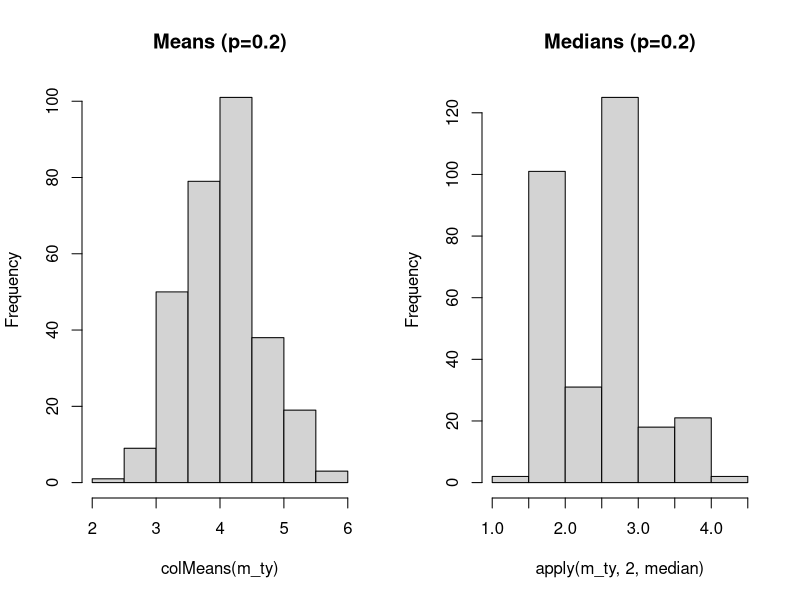
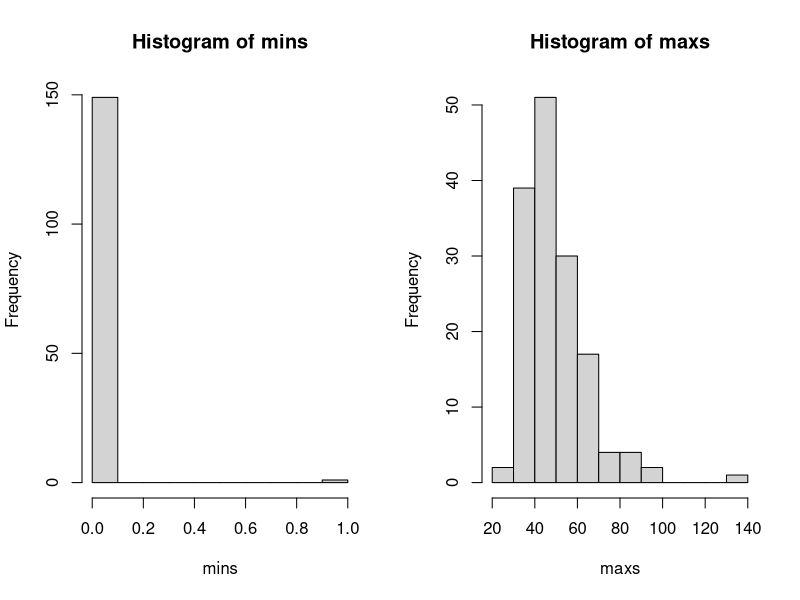
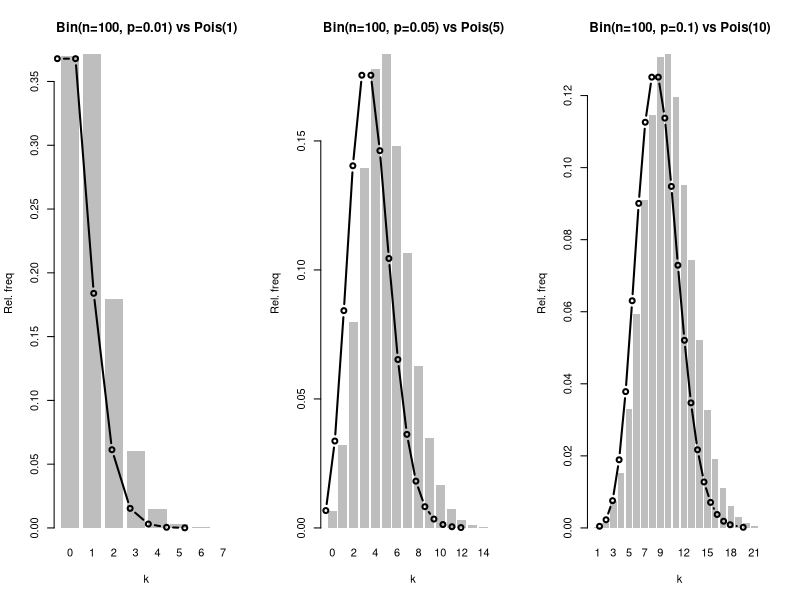

The R script that drew these images, in order:
## ---- chunk 1
set.seed(163)
## ---- chunk 2
m_ty <- replicate(300, rgeom(50, 0.2))
par(mfrow=c(1,2))
hist(colMeans(m_ty), main="Means (p=0.2)")
hist(apply(m_ty,2,median), main="Medians (p=0.2)")
par(mfrow=c(1,1))
## ---- chunk 3
m1 <- matrix(rgeom(100*150, 0.1), 100, 150)
mins <- apply(m1,2,min); maxs <- apply(m1,2,max)
par(mfrow=c(1,2)); hist(mins); hist(maxs); par(mfrow=c(1,1))
## ---- chunk 4
overlay_poisson <- function(n=100,p=0.01,B=20000){
  x <- rbinom(B, size=n, prob=p)
  tb <- table(x); barplot(tb/sum(tb), border=NA,
                          main=paste0("Bin(n=",n,", p=",p,") vs Pois(", n*p,")"),
                          ylab="Rel. freq", xlab="k")
  ks <- as.integer(names(tb)); lines(ks, dpois(ks, n*p), type="b", lwd=2)
}
par(mfrow=c(1,3)); overlay_poisson(p=.01); overlay_poisson(p=.05); overlay_poisson(p=.1); par(mfrow=c(1,1))
